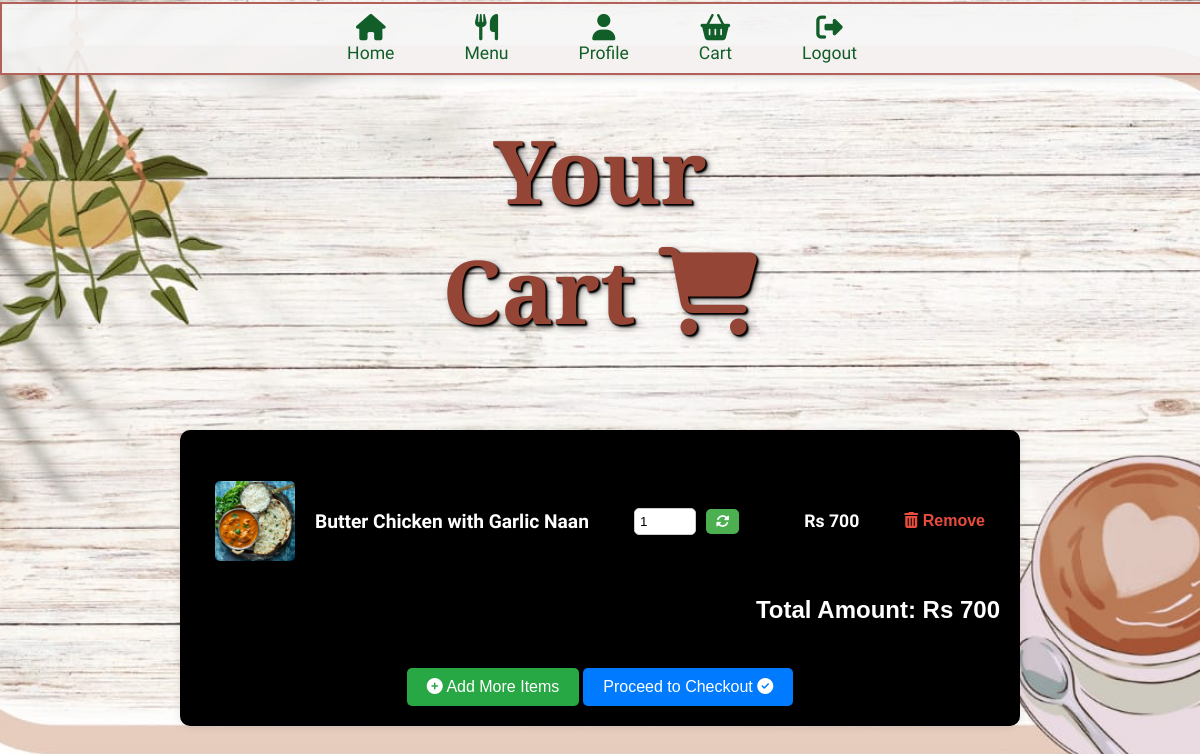
Before: /cart/ (signed in) with the older database file.
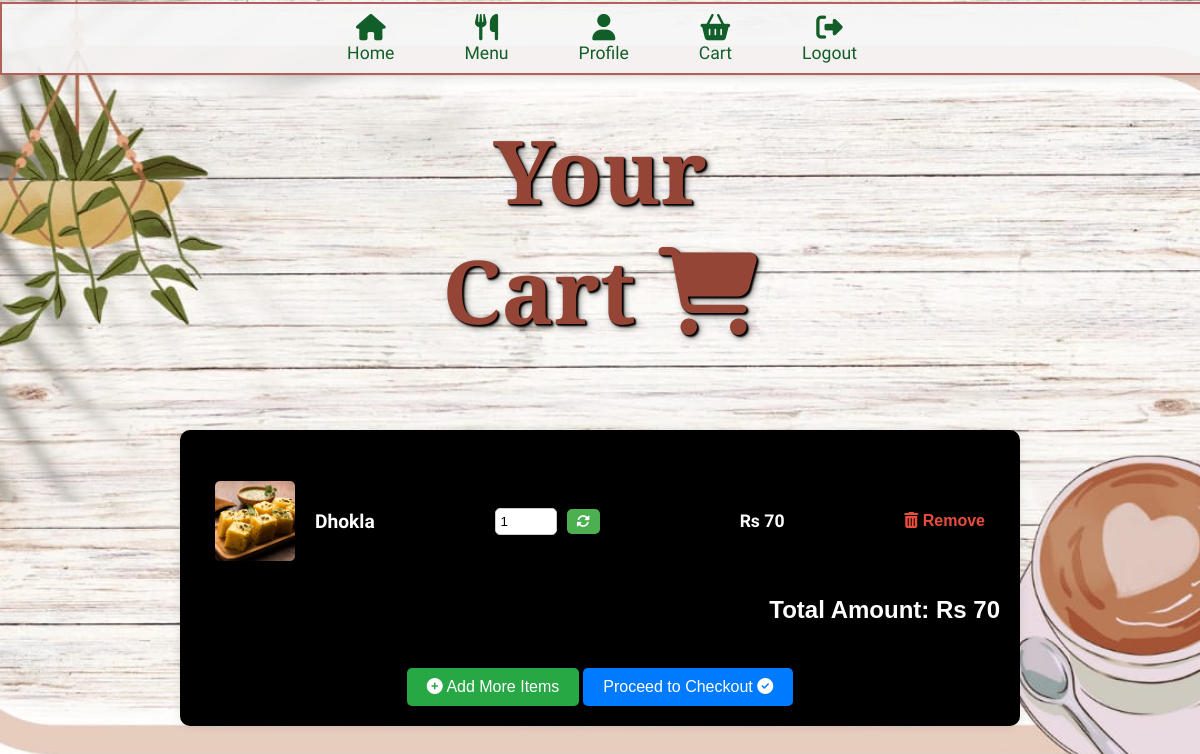
After: the same page with the newer database file.
### users/models.py (models this page shows, shortened)
class CartItem(models.Model):
    cart = models.ForeignKey(Cart, on_delete=models.CASCADE)
    menu_item = models.ForeignKey(MenuItem, on_delete=models.CASCADE)
    quantity = models.PositiveIntegerField(default=1)
    toShow = models.BooleanField(default=True)

class MenuItem(models.Model):
    name = models.CharField(max_length=100)
    description = models.TextField()
    price = models.IntegerField()
    picture = models.ImageField(upload_to='items/', null=True, blank=True)

### users/views.py (the view, shortened to what this page needs)
# urls.py: path('cart/', views.view_cart, name='view_cart'),
def view_cart(request):
    cart, created = Cart.objects.get_or_create(user=request.user)
    if not created:
        active_carts = Cart.objects.filter(user=request.user)
    items = CartItem.objects.filter(cart=cart, toShow=True)
    for item in items:
        item.total_price = item.menu_item.price * item.quantity
    total_amount = sum(item.total_price for item in items)
    return render(request, 'cart/view_cart.html', {'cart': cart, 'items': items, 'total_amount': total_amount})

### users/templates/cart/view_cart.html (shortened to what this page needs)
{% extends 'base.html' %}
{% block content %}
<h1>Your Cart <i class="fa-solid fa-cart-shopping"></i></h1>
<div class="cart-container">
    {% if items %}
    <ul class="cart-items">
        {% for item in items %}
        <li class="cart-item">
            <img src="{{ item.menu_item.picture.url }}" alt="{{ item.menu_item.name }}" class="item-image">
            <div class="item-details">
                <span class="item-name">{{ item.menu_item.name }}</span>
                <form method="post" action="{% url 'update_cart_item' item.pk %}" class="update-form">
                    <input type="number" name="quantity" value="{{ item.quantity }}" min="1">
                    <button type="submit"><i class="fas fa-sync-alt"></i></button>
                </form>
                <span class="item-total">Rs {{ item.total_price }}</span>
                <a href="{% url 'remove_cart_item' item.pk %}" class="remove-item"><i class="fas fa-trash-alt"></i> Remove</a>
            </div>
        </li>
        {% endfor %}
    </ul>
    <p class="total-amount">Total Amount: Rs {{ total_amount }}</p>
    <a href="{% url 'menu' %}" class="add-more-items"><i class="fas fa-plus-circle"></i> Add More Items</a>
    <a href="{% url 'order_summary' %}" class="checkout-button">Proceed to Checkout <i class="fa-solid fa-circle-check"></i></a>
    {% else %}
    <div class="empty-cart">
        <p>Your cart is empty.</p>
        <a href="{% url 'menu' %}" class="add-items-link"><i class="fas fa-plus-circle"></i> Click to add items</a>
    </div>
    {% endif %}
</div>
{% endblock %}

### users/templates/base.html (shortened to what this page needs)
{% load static %}
<!DOCTYPE html>
<html lang="en">
<head>
    <link rel="stylesheet" href="{% static 'css/styles.css' %}">
</head>
<body>
    <nav>
        <ul>
            <li class='og'><a href="{% url 'home' %}"><i class="fa-solid fa-house"></i>Home</a></li>
            {% if user.is_authenticated %}
                <li class='og'><a href="{% url 'menu' %}"><i class="fa-solid fa-utensils"></i>Menu</a></li>
                <li class='og'><a href="{% url 'user_profile' %}"><i class="fa-solid fa-user"></i>Profile</a></li>
                <li class='og'><a href="{% url 'view_cart' %}"><i class="fa-solid fa-basket-shopping"></i>Cart</a></li>
                <li class='out'><a href="{% url 'logout' %}"><i class="fa-solid fa-right-from-bracket"></i>Logout</a></li>
            {% else %}
                <li class='og'><a href="{% url 'login' %}"><i class="fa-solid fa-right-to-bracket"></i>Login</a></li>
                <li class='og'><a href="{% url 'signup' %}"><i class="fa-solid fa-user-plus"></i>Signup</a></li>
            {% endif %}
        </ul>
    </nav>
    <div class="content">
        {% block content %}
        {% endblock %}
    </div>
</body>
</html>

### users/static/css/styles.css (style rules this page uses)
body { margin: 0; padding: 0; background: url('/static/images/background-restro.jpg') no-repeat center center fixed; background-size: cover; color: white; }
h1, h4 { padding: 5px; text-align: center; color: white; }
h1 { font-size: 5.5em; font-family: "Cinzel Decorative", serif; font-weight: 700; font-style: normal; color: #954535; text-shadow: 3px 3px 6px rgba(0, 0, 0, 0.5), 1px 1px 1px #000000, 2px 2px 2px #000000; margin-top: 50px; margin-bottom: 60px; padding: 20px 350px; }
nav { background-color: rgba(245, 245, 245, 0.9); border: 2px solid #b1605a; box-shadow: 0 4px 8px rgba(0, 0, 0, 0.1); position: fixed; width: 100%; top: 0.1em; z-index: 1000; }
nav ul { list-style: none; display: flex; justify-content: center; padding: 0; margin: 0; }
nav li { margin: 0 20px; }
nav a { text-decoration: none; font-family: "Luckiest Guy", cursive; font-weight: 400; font-style: normal; color: #125e29; font-size: 1.1em; padding: 10px 15px; border-radius: 5px; transition: background-color 0.3s ease, color 0.3s ease; display: flex; flex-direction: column; align-items: center; justify-content: center; }
nav i { font-size: 1.5em; margin-bottom: 3px; }
.content { padding: 20px; text-align: center; border-radius: 10px; margin: 20px; }

### users/templates/cart/view_cart.html (style rules this page uses)
.cart-container { max-width: 800px; margin: 0 auto; padding: 20px; background-color: #000000; border-radius: 10px; box-shadow: 0 0 10px rgba(0, 0, 0, 0.1); font-style: normal; }
.cart-items, .empty-cart { list-style-type: none; padding: 0; }
.cart-item { font-family: "Kalam", cursive; display: flex; align-items: center; padding: 15px; border-bottom: 1px solid #ddd; }
.cart-item:last-child { border-bottom: none; }
.item-image { width: 80px; height: 80px; object-fit: cover; border-radius: 5px; margin-right: 20px; }
.item-details { flex: 1; display: flex; align-items: center; justify-content: space-between; }
.item-name { font-size: 1.2em; font-weight: bold; }
.update-form { display: flex; align-items: center; }
.update-form input[type="number"] { width: 50px; padding: 5px; margin-right: 10px; border: 1px solid #ccc; border-radius: 5px; }
.update-form button { background-color: #4CAF50; color: white; border: none; padding: 5px 10px; border-radius: 5px; cursor: pointer; }
.item-total { font-size: 1.1em; font-weight: bold; margin-left: 20px; }
.remove-item { font-family: 'roboto flex', sans-serif; color: #e74c3c; text-decoration: none; font-weight: bold; }
.total-amount { font-family: 'roboto flex', sans-serif; font-size: 1.5em; font-weight: bold; text-align: right; margin-top: 20px; }
.checkout-button, .add-more-items { font-family: 'roboto flex', sans-serif; display: inline-block; margin-top: 20px; padding: 10px 20px; background-color: #007bff; color: white; text-decoration: none; border-radius: 5px; text-align: center; }
.add-more-items { background-color: #28a745; }

Changed rows visible on the page:
removed CartItem: menu_item.picture (picture), menu_item.name "Butter Chicken with Garlic Naan", quantity "1", total_price "700"
added CartItem: menu_item.picture (picture), menu_item.name "Dhokla", quantity "1", total_price "70"
Other visible differences:
{{ total_amount }}: "700" → "70"
